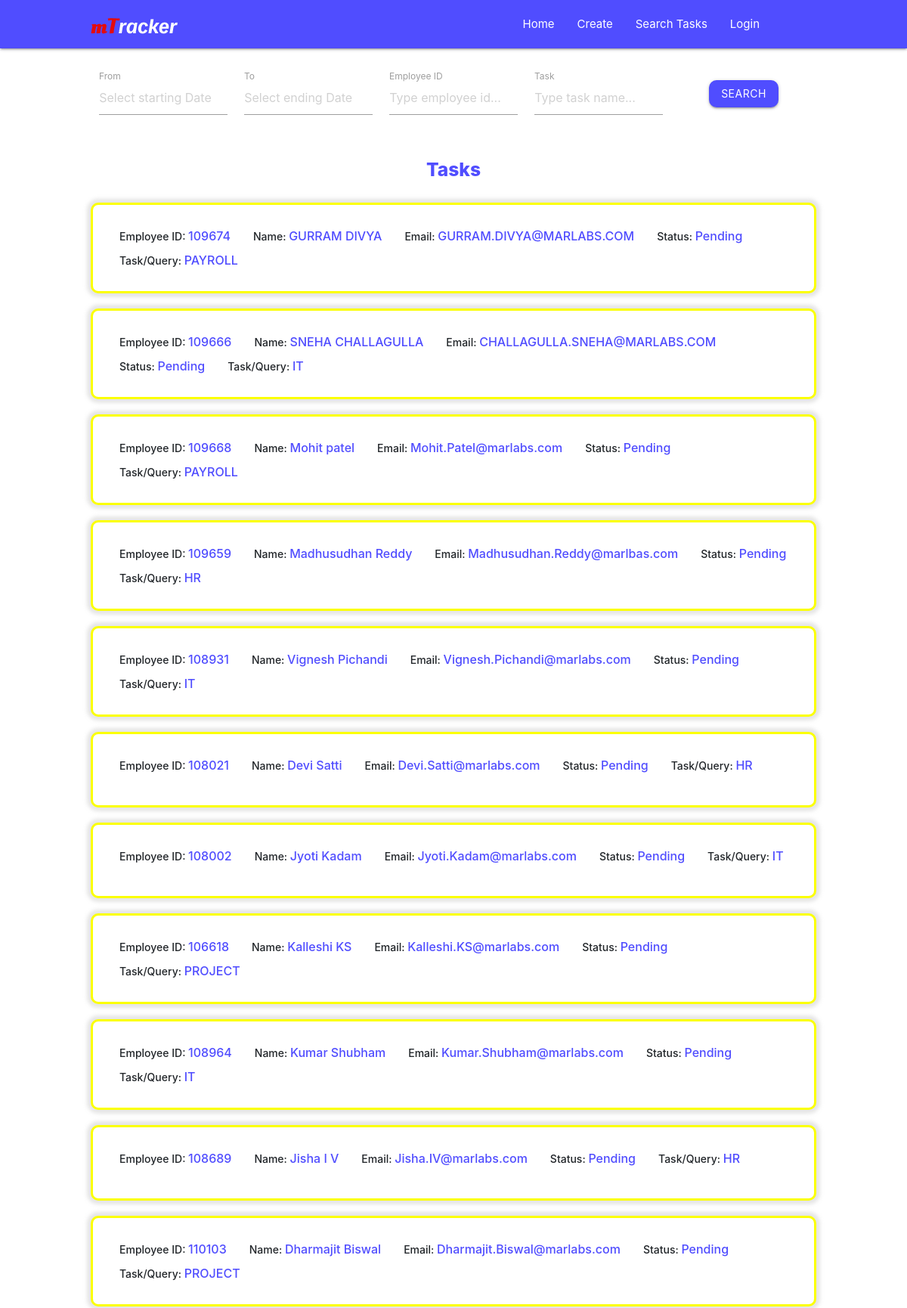
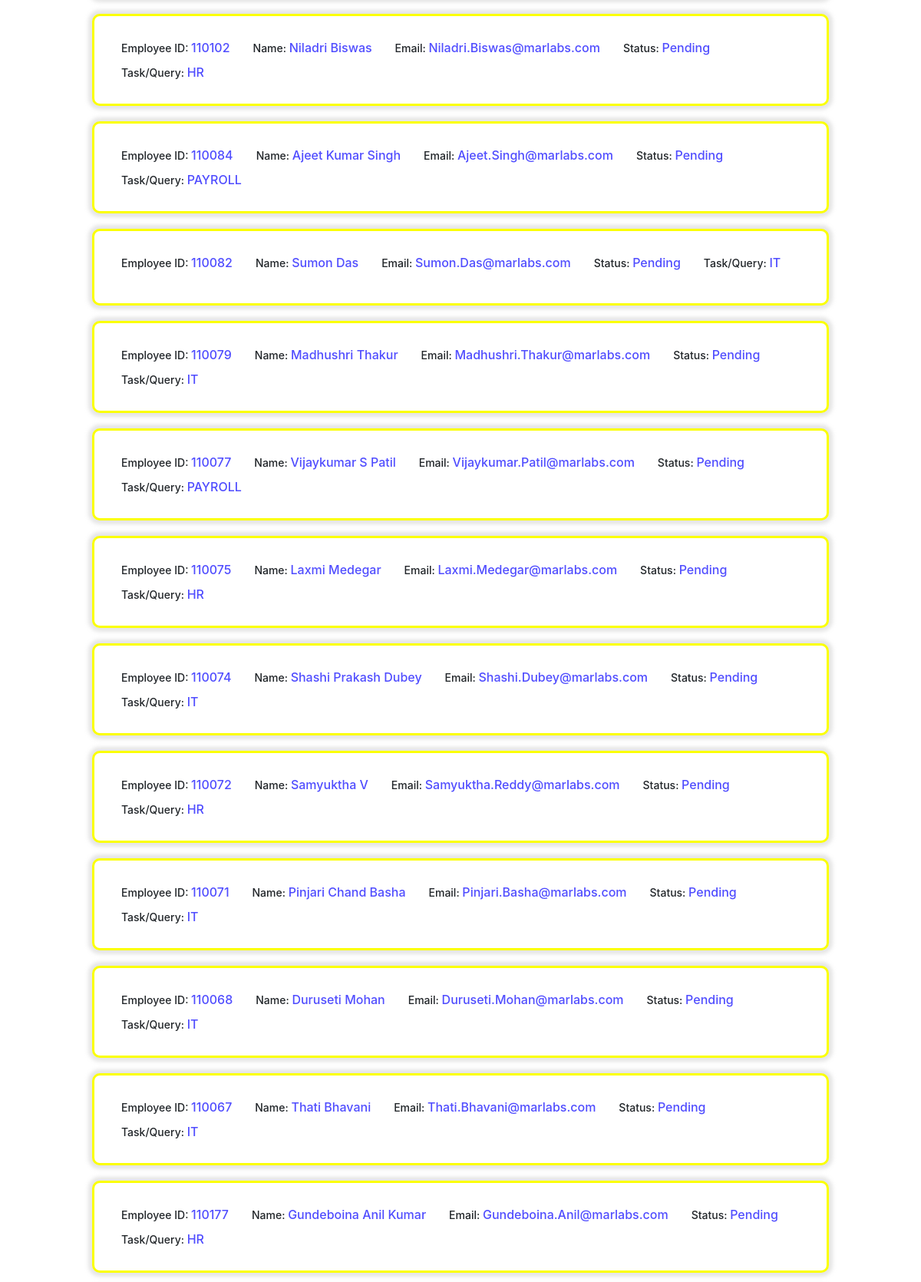
The app's page /search/ (upper part) with its own data (2 pictures, top to bottom).
### taskData/models.py (models this page shows)
class TaskData(models.Model):
    empid = models.TextField(max_length=20)
    empname = models.TextField(max_length=50)
    empemail = models.TextField(max_length=50)
    taskname = models.TextField(max_length=100)
    duedate = models.TextField(max_length=20)
    taskstatus = models.TextField(max_length=15)
    tasksummary = models.TextField(max_length=500)
    createdon = models.DateField()

### mtracker/views.py (the view, shortened to what this page needs)
# urls.py: path('search/', views.search, name='search'),
def search(request):
    taskData = TaskData.objects.filter().exclude(taskstatus='Completed').order_by('-id')
    return render(request, "search.html", {"taskData":taskData})

### templates/search.html (shortened to what this page needs)
{% extends 'base.html' %}
        {% block body %}
    <center>
        <div class="search-tab-container">
    <div class="all-tasks-container">
        <center>
            <form action="{% url 'search' %}" method="post">
            <div class="task-search row">
                <div class="input-field col l3 m5 s10">
                    <label>From</label>
                    <input placeholder="Select starting Date" type="text" class="datepicker" name="fromdate" >
                </div>
                <div class="input-field col l3 m5 s10">
                    <label>To</label>
                    <input placeholder="Select ending Date" type="text" class="datepicker" name="todate"  >
                </div>
                <div class="input-field col l3 m5 s10">
                    <label>Employee ID</label>
                    <input class="col" type="text" placeholder="Type employee id..." name="empid" >
                </div>
                <div class="input-field col l3 m5 s10">
                    <label>Task</label>
                    <input class="col" type="text" placeholder="Type task name..." name="task" >
                </div>
                <div class="input-field col l12 m12 s12">
                    <button class="btn search-btn waves-effect waves-light" onclick="">Search</button>
                </div>
            </div>
        </form>
        </center>
        <div class="row">
            <center>
                <h5 class="all-tasks-title">Tasks</h5>
            </center>
        </div>
        <div>
            <ul class="collapsible">
                {% for data in taskData %}
                <li class="task-card pending">
                    <div class="collapsible-header">
                        <div class="employee-info">
                            <div class="">Employee ID: <span>{{data.empid}}</span></div>
                            <div class="">Name: <span>{{data.empname}}</span></div>
                            <div class="">Email: <span>{{data.empemail}}</span></div>
                            <div class="">Status: <span>{{data.taskstatus}}</span></div>
                            <div>Task/Query: <span>{{data.taskname}}</span></div>
                        </div>
                    </div>
                </li>
                {% endfor %}
                <br>
            </ul>
        </div>
    </div>
{% endblock %}

### static/css/create-task_style.css (style rules this page uses)
body { overflow-x: hidden; }

### static/css/hr-profile_style.css (style rules this page uses)
body { overflow-x: hidden; }

### static/css/update-task_style.css (style rules this page uses)
body { overflow-x: hidden; }

### static/css/search-display-task_style.css (style rules this page uses)
.task-search { display: flex; flex-direction: row; flex-wrap: wrap; align-content: flex-start; }
.input-field { margin-left: 0; }
.search-btn, .load-more-btn { background: #504DFF !important; }
.btn { border-radius: 10px; }
.all-tasks-container { padding: 1% 10% 0% 10%; }
.all-tasks-title { font-weight: 800; color: #504DFF; }
.collapsible { border: 0px; margin: 0px; -webkit-box-shadow: none; }
.collapsible-header { flex-direction: column; line-height: 2.0; border-bottom: none; }
.task-card { min-height: 100px; width: auto; background-color: white; padding: 10px 20px; margin: 20px 0px; border-radius: 10px; box-shadow: 0 0 5px 5px rgba(216, 216, 216, 0.678); }
.task-info, .employee-info, .task-title { display: flex; flex-direction: row; justify-content:left; flex-wrap: wrap; column-gap: 30px; }
.task-card>div>div>div { font-weight: 500; font-size: 14px; }
.task-card>div>div>div>span { color: #504DFF; font-size: 16px; }
.pending { border:3px rgb(251, 255, 0) solid; }

### records on screen
TaskData: empid "109674", empname "GURRAM DIVYA", empemail "GURRAM.DIVYA@MARLABS.COM", taskstatus "Pending", taskname "PAYROLL"
TaskData: empid "109666", empname "SNEHA CHALLAGULLA", empemail "CHALLAGULLA.SNEHA@MARLABS.COM", taskstatus "Pending", taskname "IT"
TaskData: empid "109668", empname "Mohit patel", empemail "Mohit.Patel@marlabs.com", taskstatus "Pending", taskname "PAYROLL"
TaskData: empid "109659", empname "Madhusudhan Reddy", empemail "Madhusudhan.Reddy@marlbas.com", taskstatus "Pending", taskname "HR"
TaskData: empid "108931", empname "Vignesh Pichandi", empemail "Vignesh.Pichandi@marlabs.com", taskstatus "Pending", taskname "IT"
TaskData: empid "108021", empname "Devi Satti", empemail "Devi.Satti@marlabs.com", taskstatus "Pending", taskname "HR"
TaskData: empid "108002", empname "Jyoti Kadam", empemail "Jyoti.Kadam@marlabs.com", taskstatus "Pending", taskname "IT"
TaskData: empid "106618", empname "Kalleshi KS", empemail "Kalleshi.KS@marlabs.com", taskstatus "Pending", taskname "PROJECT"
TaskData: empid "108964", empname "Kumar Shubham", empemail "Kumar.Shubham@marlabs.com", taskstatus "Pending", taskname "IT"
TaskData: empid "108689", empname "Jisha I V", empemail "Jisha.IV@marlabs.com", taskstatus "Pending", taskname "HR"
TaskData: empid "110103", empname "Dharmajit Biswal", empemail "Dharmajit.Biswal@marlabs.com", taskstatus "Pending", taskname "PROJECT"
TaskData: empid "110102", empname "Niladri Biswas", empemail "Niladri.Biswas@marlabs.com", taskstatus "Pending", taskname "HR"
TaskData: empid "110084", empname "Ajeet Kumar Singh", empemail "Ajeet.Singh@marlabs.com", taskstatus "Pending", taskname "PAYROLL"
TaskData: empid "110082", empname "Sumon Das", empemail "Sumon.Das@marlabs.com", taskstatus "Pending", taskname "IT"
TaskData: empid "110079", empname "Madhushri Thakur", empemail "Madhushri.Thakur@marlabs.com", taskstatus "Pending", taskname "IT"
TaskData: empid "110077", empname "Vijaykumar S Patil", empemail "Vijaykumar.Patil@marlabs.com", taskstatus "Pending", taskname "PAYROLL"
TaskData: empid "110075", empname "Laxmi Medegar", empemail "Laxmi.Medegar@marlabs.com", taskstatus "Pending", taskname "HR"
TaskData: empid "110074", empname "Shashi Prakash Dubey", empemail "Shashi.Dubey@marlabs.com", taskstatus "Pending", taskname "IT"
TaskData: empid "110072", empname "Samyuktha V", empemail "Samyuktha.Reddy@marlabs.com", taskstatus "Pending", taskname "HR"
TaskData: empid "110071", empname "Pinjari Chand Basha", empemail "Pinjari.Basha@marlabs.com", taskstatus "Pending", taskname "IT"
TaskData: empid "110068", empname "Duruseti Mohan", empemail "Duruseti.Mohan@marlabs.com", taskstatus "Pending", taskname "IT"
TaskData: empid "110067", empname "Thati Bhavani", empemail "Thati.Bhavani@marlabs.com", taskstatus "Pending", taskname "IT"
TaskData: empid "110177", empname "Gundeboina Anil Kumar", empemail "Gundeboina.Anil@marlabs.com", taskstatus "Pending", taskname "HR"
